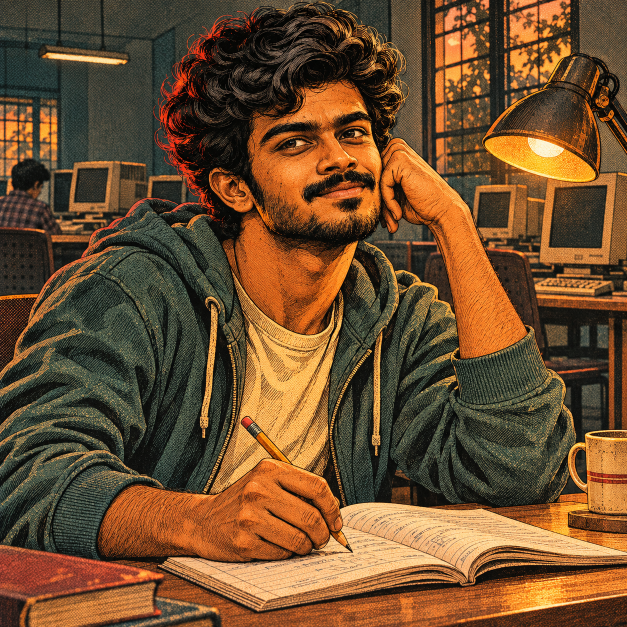
#> input picture assets/illustrations/life-board/source/college.png, 1254 x 1254 px (shown at 1/2 size); its folder holds only this picture in this run
$ python prepare_life_board_assets.py
#> lines starting #> are read from the running program, lines starting #| are printed output that depends on the picture
"""Create responsive WebP derivatives of the approved, unmodified illustration masters."""
from pathlib import Path
from PIL import Image

ROOT = Path(__file__).resolve().parents[1]
SOURCE = ROOT / 'assets/illustrations/life-board/source'
OUTPUT = ROOT / 'public/illustrations/life-board'
OUTPUT.mkdir(parents=True, exist_ok=True)

for master in sorted(SOURCE.glob('*.png')):
    with Image.open(master) as image:
#> image is the input picture: PIL image 1254x1254 RGB; mean R, G, B 111.1, 77.8, 45.7
        for size, suffix in ((800, ''), (400, '-small')):
            derivative = image.convert('RGB')
            derivative.thumbnail((size, size), Image.Resampling.LANCZOS)
            derivative.save(OUTPUT / f'{master.stem}{suffix}.webp', quality=85, method=6)
#> this loop made 2 passes
#> pass 1, `derivative.save(OUTPUT / f'{master.stem}{suffix}.webp', quality=85, me..`:
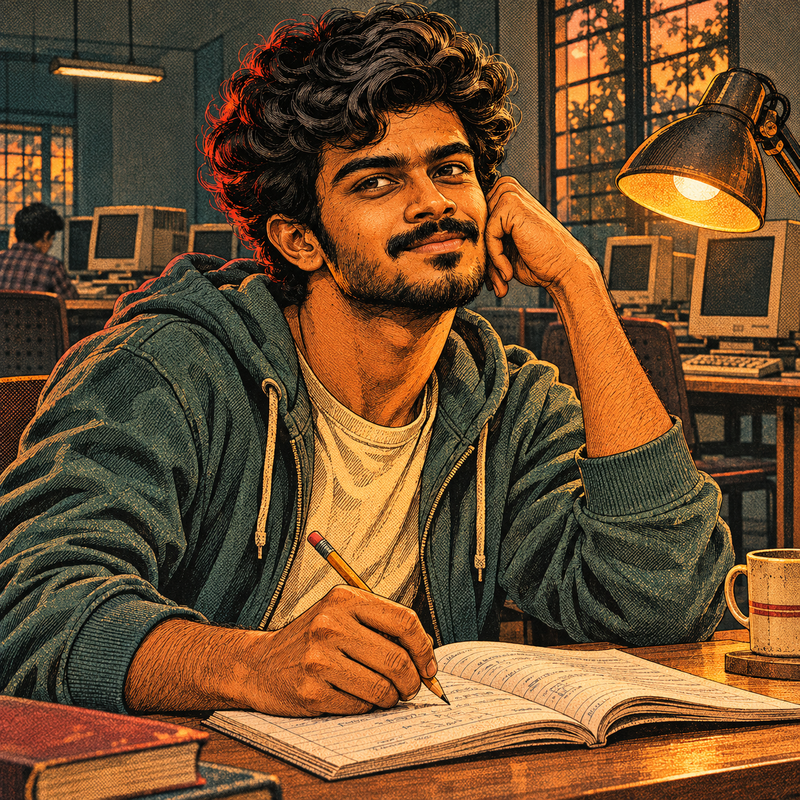
#> saved as college.webp: PIL image 800x800 RGB; mean R, G, B 111.1, 77.9, 45.8
#> pass 2, `derivative.save(OUTPUT / f'{master.stem}{suffix}.webp', quality=85, me..`:
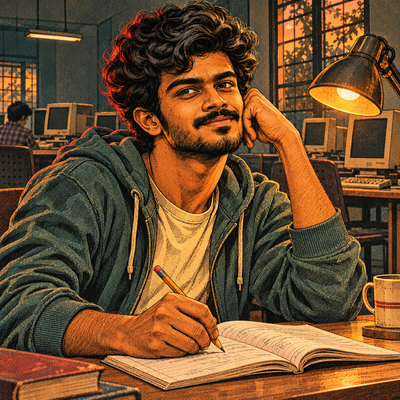
#> saved as college-small.webp: PIL image 400x400 RGB; mean R, G, B 111.1, 77.9, 45.7

$ run again, on assets/illustrations/life-board/source/music.png
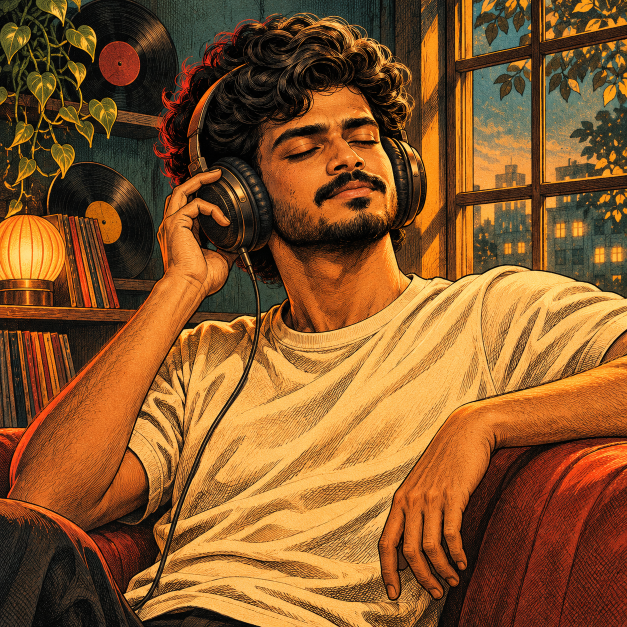
#> input picture assets/illustrations/life-board/source/music.png, 1254 x 1254 px (shown at 1/2 size)
#> image is the input picture: PIL image 1254x1254 RGB; mean R, G, B 136.4, 87.3, 41.1
#> the loop `for size, suffix in ((800, ''), (400, '-small')):` made 2 passes
#> pass 1, `derivative.save(OUTPUT / f'{master.stem}{suffix}.webp', quality=85, me..`:
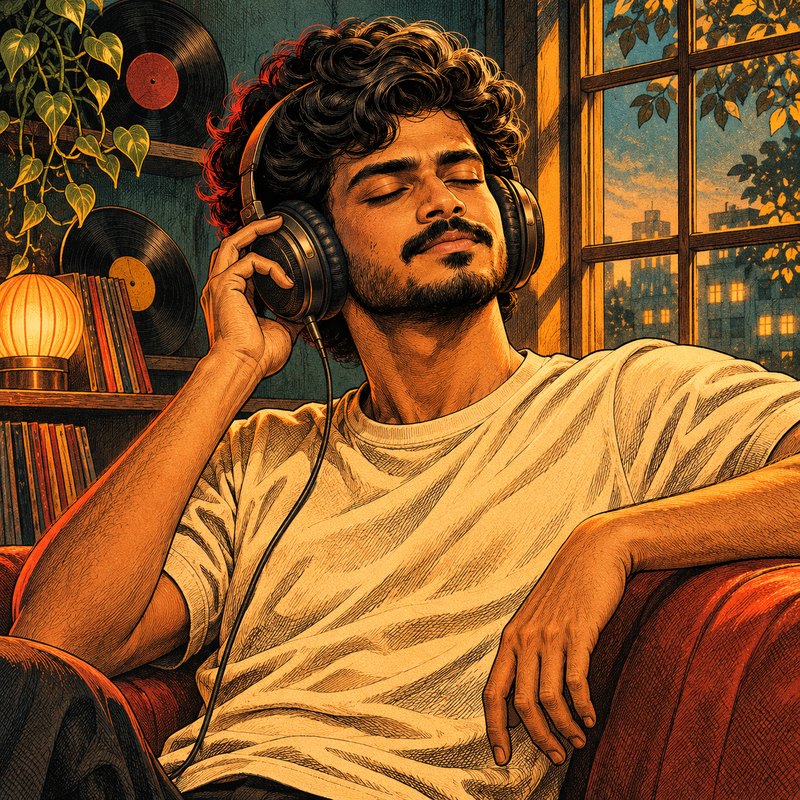
#> saved as music.webp: PIL image 800x800 RGB; mean R, G, B 136.3, 87.3, 41.1
#> pass 2, `derivative.save(OUTPUT / f'{master.stem}{suffix}.webp', quality=85, me..`:
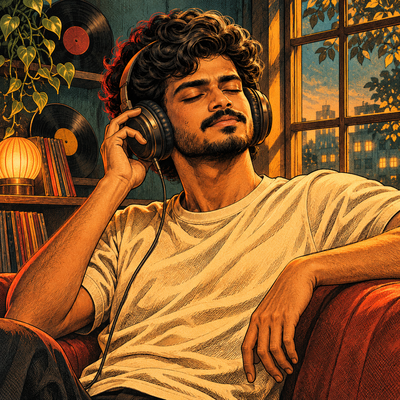
#> saved as music-small.webp: PIL image 400x400 RGB; mean R, G, B 136.3, 87.3, 41.1

$ run again, on assets/illustrations/life-board/source/studio.png
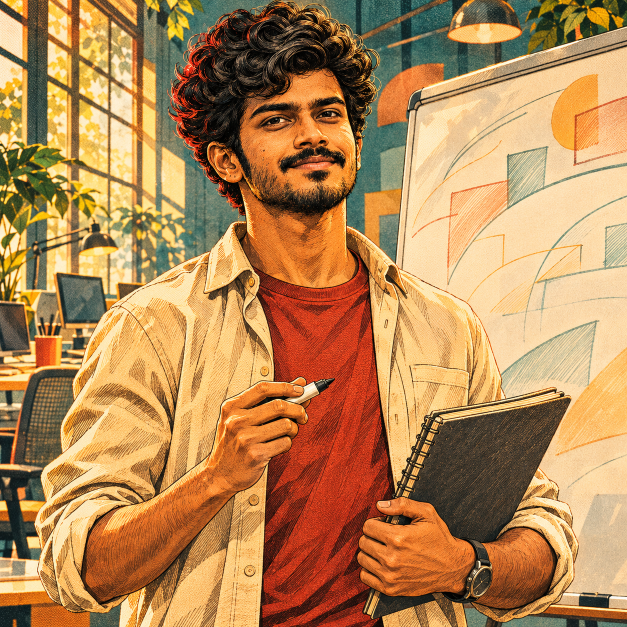
#> input picture assets/illustrations/life-board/source/studio.png, 1254 x 1254 px (shown at 1/2 size)
#> image is the input picture: PIL image 1254x1254 RGB; mean R, G, B 181.5, 135.7, 85.8
#> the loop `for size, suffix in ((800, ''), (400, '-small')):` made 2 passes
#> pass 1, `derivative.save(OUTPUT / f'{master.stem}{suffix}.webp', quality=85, me..`:
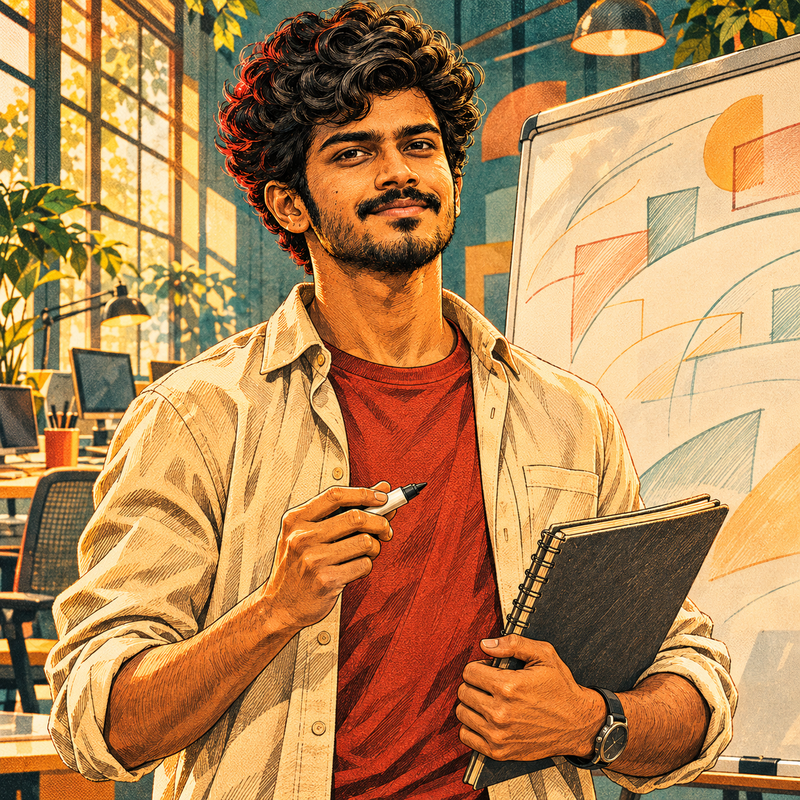
#> saved as studio.webp: PIL image 800x800 RGB; mean R, G, B 181.4, 135.7, 85.8
#> pass 2, `derivative.save(OUTPUT / f'{master.stem}{suffix}.webp', quality=85, me..`:
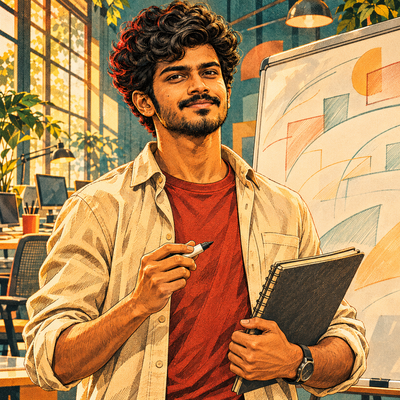
#> saved as studio-small.webp: PIL image 400x400 RGB; mean R, G, B 181.3, 135.7, 85.8

$ run again, on assets/illustrations/life-board/source/frontier.png
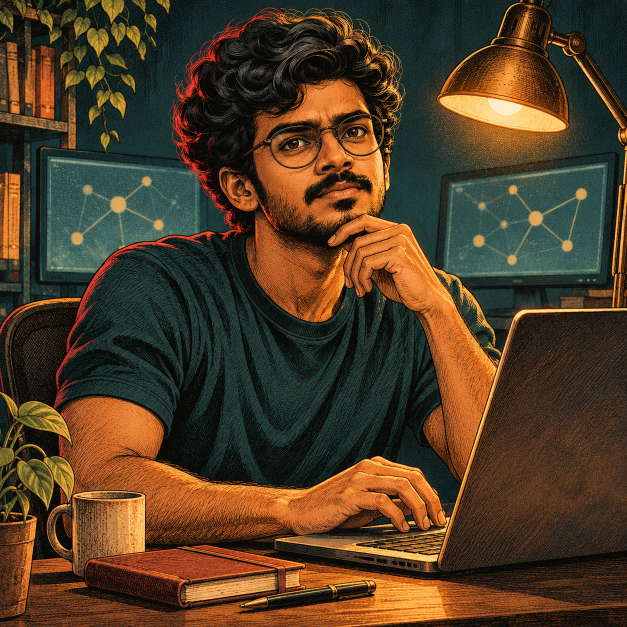
#> input picture assets/illustrations/life-board/source/frontier.png, 1254 x 1254 px (shown at 1/2 size)
#> image is the input picture: PIL image 1254x1254 RGB; mean R, G, B 80.9, 60.2, 37.1
#> the loop `for size, suffix in ((800, ''), (400, '-small')):` made 2 passes
#> pass 1, `derivative.save(OUTPUT / f'{master.stem}{suffix}.webp', quality=85, me..`:
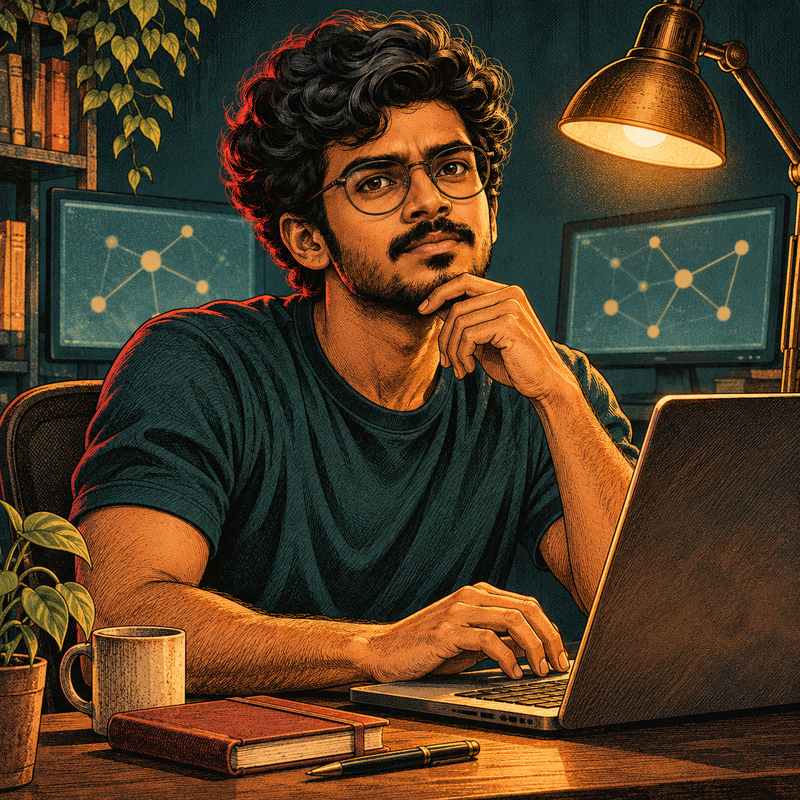
#> saved as frontier.webp: PIL image 800x800 RGB; mean R, G, B 80.9, 60.3, 37.1
#> pass 2, `derivative.save(OUTPUT / f'{master.stem}{suffix}.webp', quality=85, me..`:
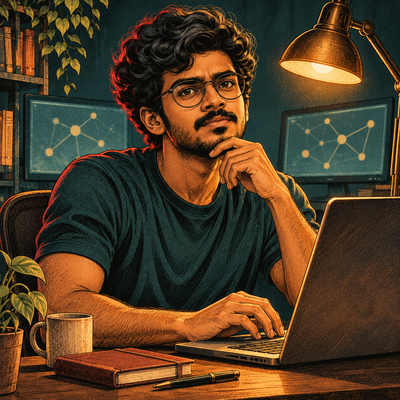
#> saved as frontier-small.webp: PIL image 400x400 RGB; mean R, G, B 80.8, 60.2, 37.1
